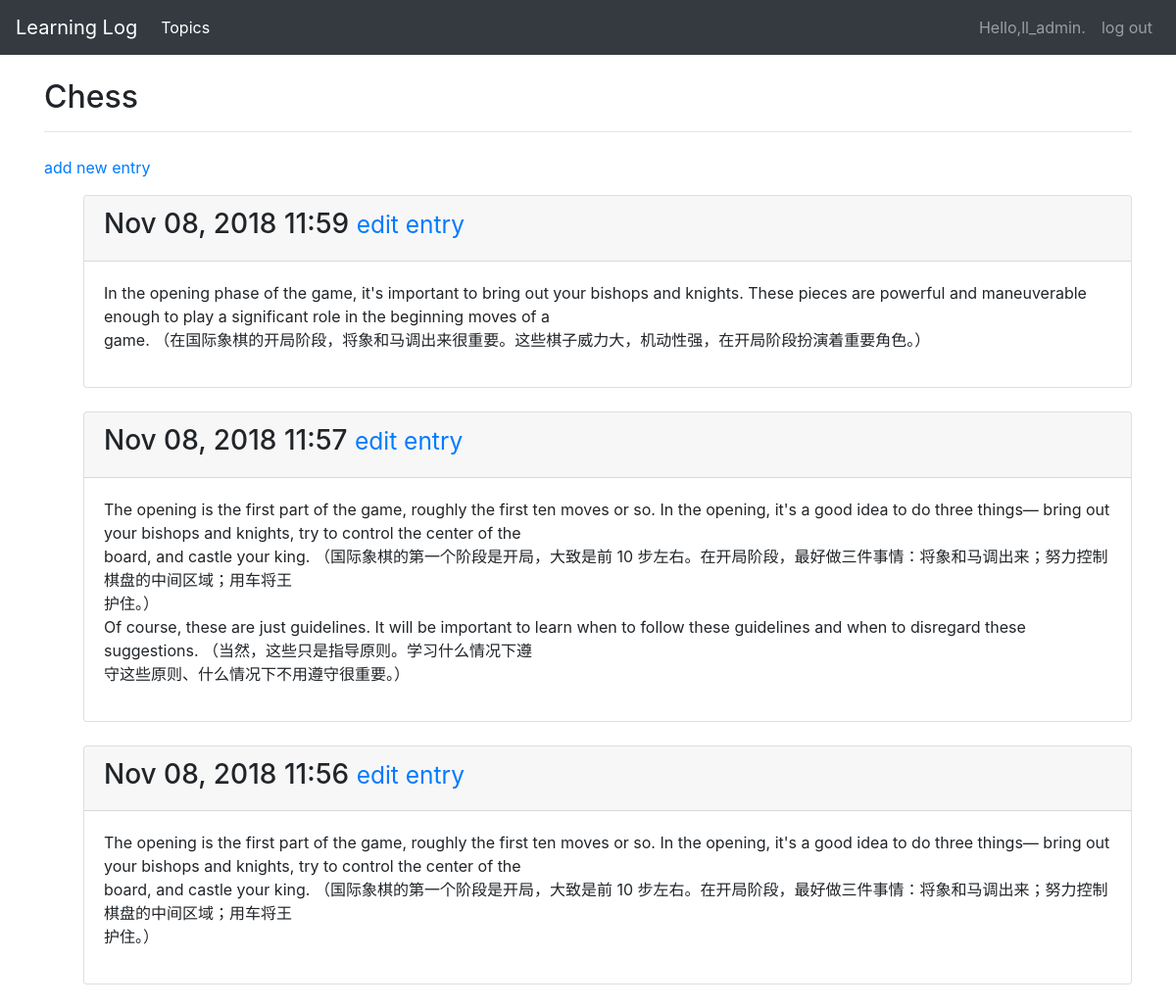
The page /topics/1/ (signed in) on the database as committed earlier.
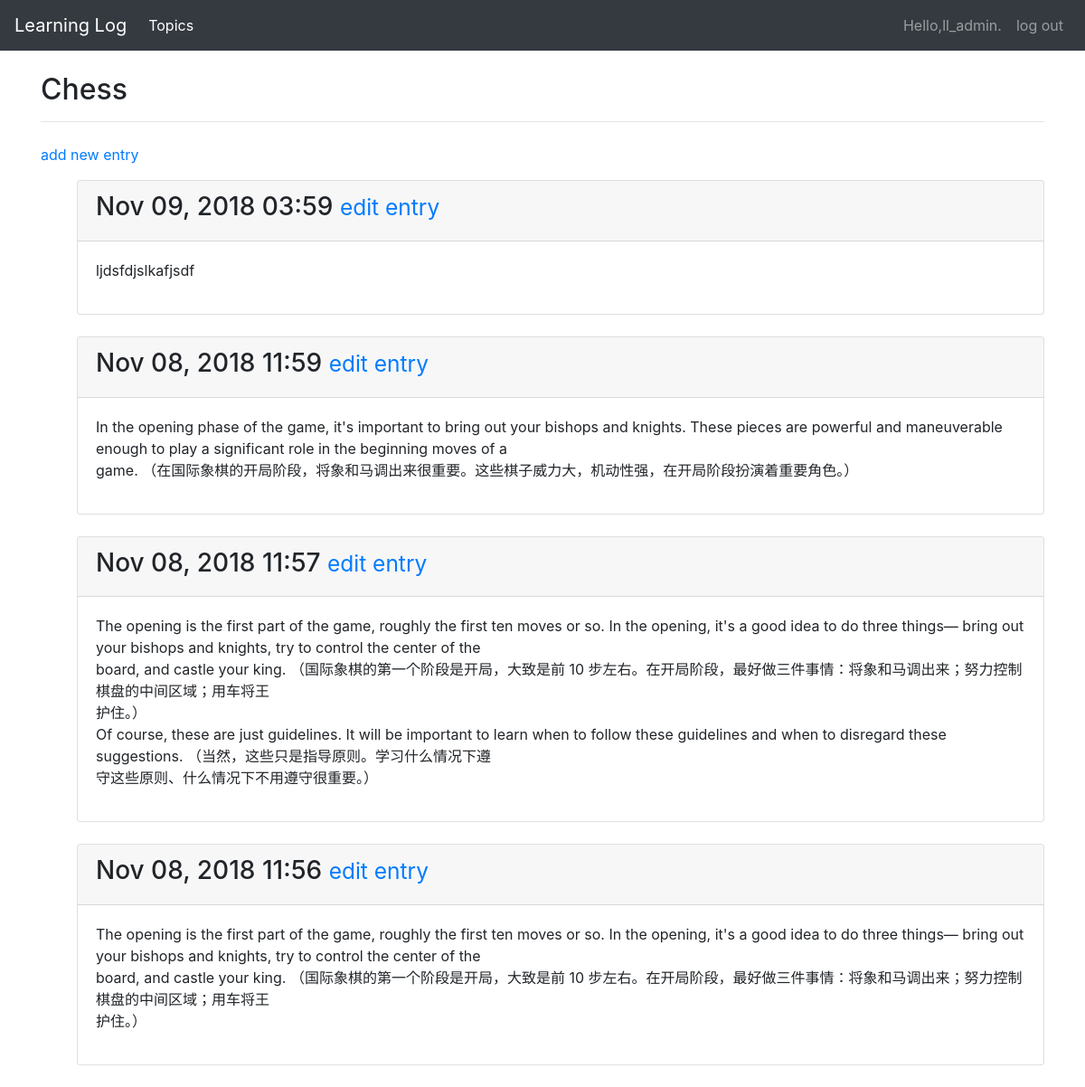
The same page on the database as committed later.
### learning_logs/models.py (models this page shows, shortened)
class Entry(models.Model):
    topic= models.ForeignKey(Topic,on_delete=models.CASCADE)
    text = models.TextField()
    date_added=models.DateTimeField(auto_now_add=True)
    class Meta:
        verbose_name_plural = 'entries'

### learning_logs/views.py (the view)
# urls.py: url(r'^topics/(?P<topic_id>\d+)/$',views.topic,name='topic'),
@login_required
def topic(request,topic_id):
    topic = Topic.objects.get(id=topic_id)
    check_topic_owner(request,topic.owner)
    entries = topic.entry_set.order_by('-date_added')
    context= {'topic':topic,'entries':entries}
    return render(request,'learning_logs/topic.html',context)

### learning_logs/models.py (called while the page is built)
    def __str__(self):
        return self.text

### learning_logs/views.py (called while the page is built)
def check_topic_owner(request, user):
    if user is None or user!=request.user:
        raise Http404

### learning_logs/templates/learning_logs/topic.html
{%extends 'learning_logs/base.html'%}
{%block header%}
<h2>{{topic}}</h2>
{%endblock header%}
{%block content%}
<p><a href="{%url 'learning_logs:new_entry' topic.id %}">add new entry</a></p>
<ul>
    {%for entry in entries%}
    <div class="card mb-4">
        <div class="card-header">
            <h3>
                {{ entry.date_added|date:'M d, Y H:i' }}
                <small>
                    <a href="{% url 'learning_logs:edit_entry' entry.id %}">
                        edit entry</a>
                </small>
            </h3>
        </div>
        <div class="card-body">
            {{ entry.text|linebreaks }}
        </div>
    </div>
    {% empty %}
    There are no entries for this topic yet.
    {% endfor %}
</ul>
{%endblock content%}

Rows that differ between the two databases and show on the page:
added Entry: date_added "Nov 09, 2018 03:59", text "ljdsfdjslkafjsdf"
